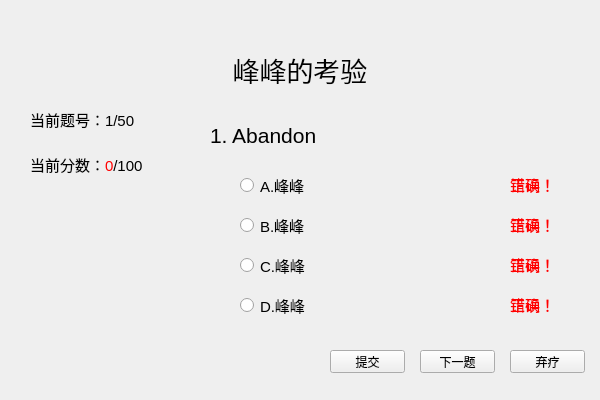
<?xml version="1.0" encoding="UTF-8"?>
<ui version="4.0">
 <class>Q_WordtestingProc</class>
 <widget class="QWidget" name="Q_WordtestingProc">
  <property name="geometry">
   <rect>
    <x>0</x>
    <y>0</y>
    <width>600</width>
    <height>400</height>
   </rect>
  </property>
  <property name="font">
   <font>
    <pointsize>11</pointsize>
   </font>
  </property>
  <property name="windowTitle">
   <string>千词斩 Version 1.0</string>
  </property>
  <widget class="QLabel" name="label">
   <property name="geometry">
    <rect>
     <x>150</x>
     <y>30</y>
     <width>300</width>
     <height>80</height>
    </rect>
   </property>
   <property name="font">
    <font>
     <family>微软雅黑</family>
     <pointsize>20</pointsize>
    </font>
   </property>
   <property name="text">
    <string>峰峰的考验</string>
   </property>
   <property name="alignment">
    <set>Qt::AlignCenter</set>
   </property>
  </widget>
  <widget class="QPushButton" name="button_Next">
   <property name="geometry">
    <rect>
     <x>420</x>
     <y>350</y>
     <width>75</width>
     <height>23</height>
    </rect>
   </property>
   <property name="font">
    <font>
     <pointsize>9</pointsize>
    </font>
   </property>
   <property name="text">
    <string>下一题</string>
   </property>
  </widget>
  <widget class="QPushButton" name="button_Submit">
   <property name="geometry">
    <rect>
     <x>330</x>
     <y>350</y>
     <width>75</width>
     <height>23</height>
    </rect>
   </property>
   <property name="font">
    <font>
     <pointsize>9</pointsize>
    </font>
   </property>
   <property name="text">
    <string>提交</string>
   </property>
  </widget>
  <widget class="QPushButton" name="button_Abandon">
   <property name="geometry">
    <rect>
     <x>510</x>
     <y>350</y>
     <width>75</width>
     <height>23</height>
    </rect>
   </property>
   <property name="font">
    <font>
     <pointsize>9</pointsize>
    </font>
   </property>
   <property name="text">
    <string>弃疗</string>
   </property>
  </widget>
  <widget class="QLabel" name="label_ID">
   <property name="geometry">
    <rect>
     <x>30</x>
     <y>94</y>
     <width>160</width>
     <height>50</height>
    </rect>
   </property>
   <property name="font">
    <font>
     <pointsize>11</pointsize>
    </font>
   </property>
   <property name="text">
    <string>当前题号：1/50</string>
   </property>
  </widget>
  <widget class="QLabel" name="label_Score">
   <property name="geometry">
    <rect>
     <x>30</x>
     <y>140</y>
     <width>160</width>
     <height>50</height>
    </rect>
   </property>
   <property name="font">
    <font>
     <pointsize>11</pointsize>
    </font>
   </property>
   <property name="text">
    <string>&lt;html&gt;&lt;head/&gt;&lt;body&gt;&lt;p&gt;当前分数：&lt;span style=&quot; color:#ff0000;&quot;&gt;0&lt;/span&gt;/100&lt;/p&gt;&lt;/body&gt;&lt;/html&gt;</string>
   </property>
  </widget>
  <widget class="QLabel" name="label_Word">
   <property name="geometry">
    <rect>
     <x>210</x>
     <y>110</y>
     <width>300</width>
     <height>50</height>
    </rect>
   </property>
   <property name="font">
    <font>
     <pointsize>16</pointsize>
    </font>
   </property>
   <property name="text">
    <string>1. Abandon</string>
   </property>
  </widget>
  <widget class="QRadioButton" name="radio_A">
   <property name="geometry">
    <rect>
     <x>240</x>
     <y>170</y>
     <width>250</width>
     <height>30</height>
    </rect>
   </property>
   <property name="font">
    <font>
     <pointsize>11</pointsize>
    </font>
   </property>
   <property name="text">
    <string>A.峰峰</string>
   </property>
  </widget>
  <widget class="QRadioButton" name="radio_B">
   <property name="geometry">
    <rect>
     <x>240</x>
     <y>210</y>
     <width>250</width>
     <height>30</height>
    </rect>
   </property>
   <property name="font">
    <font>
     <pointsize>11</pointsize>
    </font>
   </property>
   <property name="text">
    <string>B.峰峰</string>
   </property>
  </widget>
  <widget class="QRadioButton" name="radio_C">
   <property name="geometry">
    <rect>
     <x>240</x>
     <y>250</y>
     <width>250</width>
     <height>30</height>
    </rect>
   </property>
   <property name="font">
    <font>
     <pointsize>11</pointsize>
    </font>
   </property>
   <property name="text">
    <string>C.峰峰</string>
   </property>
  </widget>
  <widget class="QRadioButton" name="radio_D">
   <property name="geometry">
    <rect>
     <x>240</x>
     <y>290</y>
     <width>250</width>
     <height>30</height>
    </rect>
   </property>
   <property name="font">
    <font>
     <pointsize>11</pointsize>
    </font>
   </property>
   <property name="text">
    <string>D.峰峰</string>
   </property>
  </widget>
  <widget class="QLabel" name="label_A_T">
   <property name="geometry">
    <rect>
     <x>510</x>
     <y>170</y>
     <width>80</width>
     <height>30</height>
    </rect>
   </property>
   <property name="text">
    <string>&lt;html&gt;&lt;head/&gt;&lt;body&gt;&lt;p&gt;&lt;span style=&quot; color:#ff0000;&quot;&gt;正确！&lt;/span&gt;&lt;/p&gt;&lt;/body&gt;&lt;/html&gt;</string>
   </property>
  </widget>
  <widget class="QLabel" name="label_B_T">
   <property name="geometry">
    <rect>
     <x>510</x>
     <y>210</y>
     <width>80</width>
     <height>30</height>
    </rect>
   </property>
   <property name="text">
    <string>&lt;html&gt;&lt;head/&gt;&lt;body&gt;&lt;p&gt;&lt;span style=&quot; color:#ff0000;&quot;&gt;正确！&lt;/span&gt;&lt;/p&gt;&lt;/body&gt;&lt;/html&gt;</string>
   </property>
  </widget>
  <widget class="QLabel" name="label_D_T">
   <property name="geometry">
    <rect>
     <x>510</x>
     <y>290</y>
     <width>80</width>
     <height>30</height>
    </rect>
   </property>
   <property name="text">
    <string>&lt;html&gt;&lt;head/&gt;&lt;body&gt;&lt;p&gt;&lt;span style=&quot; color:#ff0000;&quot;&gt;正确！&lt;/span&gt;&lt;/p&gt;&lt;/body&gt;&lt;/html&gt;</string>
   </property>
  </widget>
  <widget class="QLabel" name="label_C_T">
   <property name="geometry">
    <rect>
     <x>510</x>
     <y>250</y>
     <width>80</width>
     <height>30</height>
    </rect>
   </property>
   <property name="text">
    <string>&lt;html&gt;&lt;head/&gt;&lt;body&gt;&lt;p&gt;&lt;span style=&quot; color:#ff0000;&quot;&gt;正确！&lt;/span&gt;&lt;/p&gt;&lt;/body&gt;&lt;/html&gt;</string>
   </property>
  </widget>
  <widget class="QLabel" name="label_A_F">
   <property name="geometry">
    <rect>
     <x>510</x>
     <y>170</y>
     <width>80</width>
     <height>30</height>
    </rect>
   </property>
   <property name="text">
    <string>&lt;html&gt;&lt;head/&gt;&lt;body&gt;&lt;p&gt;&lt;span style=&quot; color:#ff0000;&quot;&gt;错误！&lt;/span&gt;&lt;/p&gt;&lt;/body&gt;&lt;/html&gt;</string>
   </property>
  </widget>
  <widget class="QLabel" name="label_B_F">
   <property name="geometry">
    <rect>
     <x>510</x>
     <y>210</y>
     <width>80</width>
     <height>30</height>
    </rect>
   </property>
   <property name="text">
    <string>&lt;html&gt;&lt;head/&gt;&lt;body&gt;&lt;p&gt;&lt;span style=&quot; color:#ff0000;&quot;&gt;错误！&lt;/span&gt;&lt;/p&gt;&lt;/body&gt;&lt;/html&gt;</string>
   </property>
  </widget>
  <widget class="QLabel" name="label_C_F">
   <property name="geometry">
    <rect>
     <x>510</x>
     <y>250</y>
     <width>80</width>
     <height>30</height>
    </rect>
   </property>
   <property name="text">
    <string>&lt;html&gt;&lt;head/&gt;&lt;body&gt;&lt;p&gt;&lt;span style=&quot; color:#ff0000;&quot;&gt;错误！&lt;/span&gt;&lt;/p&gt;&lt;/body&gt;&lt;/html&gt;</string>
   </property>
  </widget>
  <widget class="QLabel" name="label_D_F">
   <property name="geometry">
    <rect>
     <x>510</x>
     <y>290</y>
     <width>80</width>
     <height>30</height>
    </rect>
   </property>
   <property name="text">
    <string>&lt;html&gt;&lt;head/&gt;&lt;body&gt;&lt;p&gt;&lt;span style=&quot; color:#ff0000;&quot;&gt;错误！&lt;/span&gt;&lt;/p&gt;&lt;/body&gt;&lt;/html&gt;</string>
   </property>
  </widget>
 </widget>
 <layoutdefault spacing="6" margin="11"/>
 <resources/>
 <connections/>
</ui>
